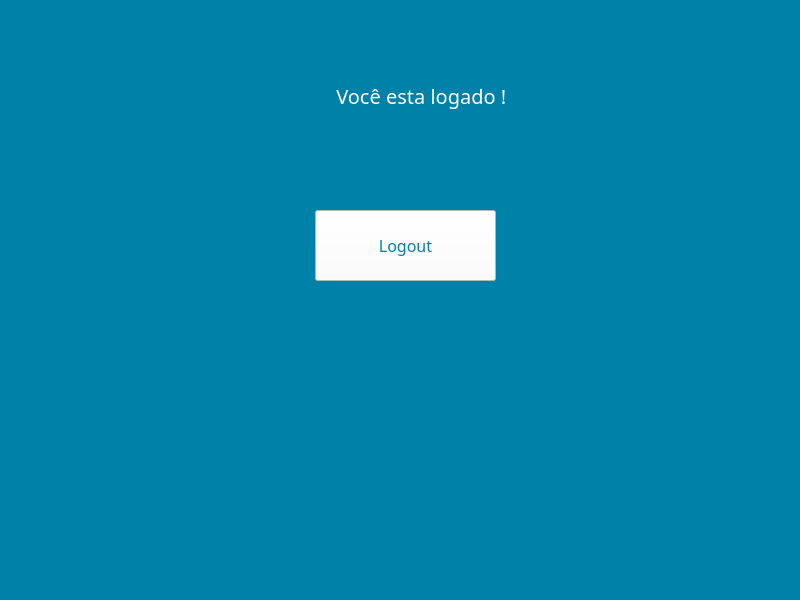
<?xml version="1.0" encoding="UTF-8"?>
<ui version="4.0">
 <class>MainWindow</class>
 <widget class="QMainWindow" name="MainWindow">
  <property name="geometry">
   <rect>
    <x>0</x>
    <y>0</y>
    <width>800</width>
    <height>600</height>
   </rect>
  </property>
  <property name="windowTitle">
   <string>MainWindow</string>
  </property>
  <property name="styleSheet">
   <string notr="true">background-color: rgb(0, 129, 167);
color:rgb(255, 255, 255);
font: 15pt &quot;Bahnschrift Light SemiCondensed&quot;;</string>
  </property>
  <widget class="QWidget" name="centralwidget">
   <widget class="QLabel" name="label">
    <property name="geometry">
     <rect>
      <x>300</x>
      <y>60</y>
      <width>391</width>
      <height>71</height>
     </rect>
    </property>
    <property name="font">
     <font>
      <family>Bahnschrift Light SemiCondensed</family>
      <pointsize>15</pointsize>
      <weight>50</weight>
      <italic>false</italic>
      <bold>false</bold>
     </font>
    </property>
    <property name="text">
     <string>       Você esta logado !</string>
    </property>
   </widget>
   <widget class="QPushButton" name="pushButton">
    <property name="geometry">
     <rect>
      <x>315</x>
      <y>210</y>
      <width>181</width>
      <height>71</height>
     </rect>
    </property>
    <property name="font">
     <font>
      <family>Bahnschrift SemiBold SemiConden</family>
      <pointsize>12</pointsize>
      <weight>7</weight>
      <italic>false</italic>
      <bold>false</bold>
     </font>
    </property>
    <property name="styleSheet">
     <string notr="true">font: 63 12pt &quot;Bahnschrift SemiBold SemiConden&quot;;
background-color: rgb(255, 255, 255);
color:rgb(0, 129, 167)
</string>
    </property>
    <property name="text">
     <string>Logout</string>
    </property>
   </widget>
  </widget>
  <widget class="QMenuBar" name="menubar">
   <property name="geometry">
    <rect>
     <x>0</x>
     <y>0</y>
     <width>800</width>
     <height>30</height>
    </rect>
   </property>
  </widget>
  <widget class="QStatusBar" name="statusbar"/>
 </widget>
 <resources/>
 <connections/>
</ui>
